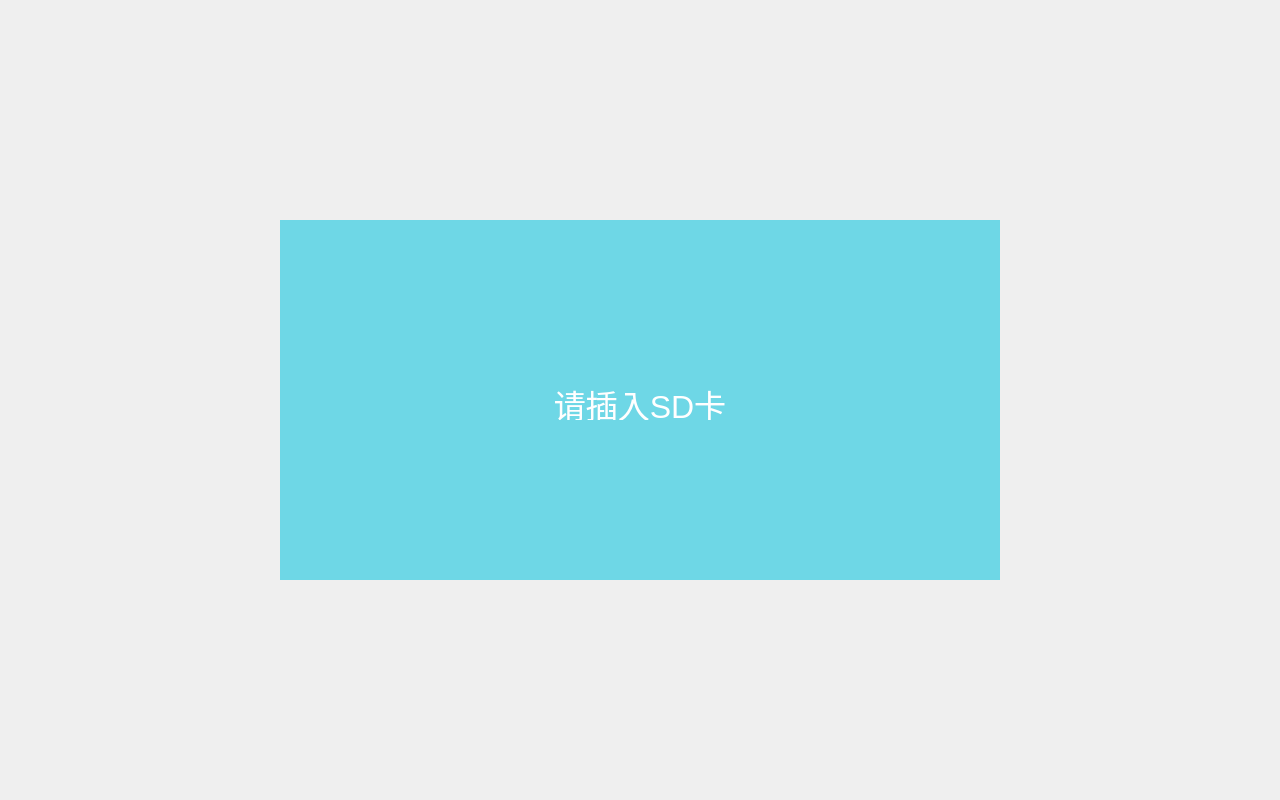
<?xml version="1.0" encoding="UTF-8"?>
<ui version="4.0">
 <class>tips_no_sd_card</class>
 <widget class="QWidget" name="tips_no_sd_card">
  <property name="geometry">
   <rect>
    <x>0</x>
    <y>0</y>
    <width>1280</width>
    <height>800</height>
   </rect>
  </property>
  <property name="windowTitle">
   <string>Form</string>
  </property>
  <widget class="QLabel" name="label_backdrop">
   <property name="geometry">
    <rect>
     <x>280</x>
     <y>220</y>
     <width>720</width>
     <height>360</height>
    </rect>
   </property>
   <property name="styleSheet">
    <string notr="true">background-color: rgb(110, 215, 230);</string>
   </property>
   <property name="text">
    <string/>
   </property>
  </widget>
  <widget class="QLabel" name="label_num">
   <property name="geometry">
    <rect>
     <x>280</x>
     <y>380</y>
     <width>720</width>
     <height>40</height>
    </rect>
   </property>
   <property name="text">
    <string>&lt;html&gt;&lt;head/&gt;&lt;body&gt;&lt;p&gt;&lt;span style=&quot; font-size:24pt; color:#ffffff;&quot;&gt;请插入SD卡&lt;/span&gt;&lt;/p&gt;&lt;/body&gt;&lt;/html&gt;</string>
   </property>
   <property name="alignment">
    <set>Qt::AlignCenter</set>
   </property>
  </widget>
  <widget class="QLabel" name="label">
   <property name="geometry">
    <rect>
     <x>0</x>
     <y>0</y>
     <width>1280</width>
     <height>800</height>
    </rect>
   </property>
   <property name="text">
    <string/>
   </property>
  </widget>
  <zorder>label</zorder>
  <zorder>label_backdrop</zorder>
  <zorder>label_num</zorder>
 </widget>
 <resources/>
 <connections/>
</ui>
